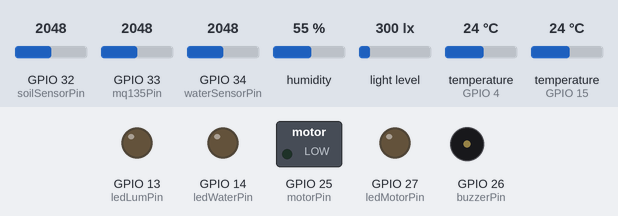
Simulated run of this sketch. Board: ESP32. Parts: switched loads named in the sketch (green lamp = pin HIGH), output pins drawn as LEDs (lit = HIGH), buzzer (waves = sounding, pin HIGH). The test bench sets the inputs (shaded band); at power-on: GPIO 32 (soilSensorPin) = 2048, GPIO 33 (mq135Pin) = 2048, GPIO 34 (waterSensorPin) = 2048, humidity 55 %, light level 300 lx, temperature (sensors on GPIO 4, GPIO 15) 24 °C. WiFi joins after 1.5 s; servers stay silent unless stated; no MQTT or app messages arrive unless stated; what the sketch prints to the serial monitor is not drawn.

Above: at 0.1 s.
At 30.8 s:
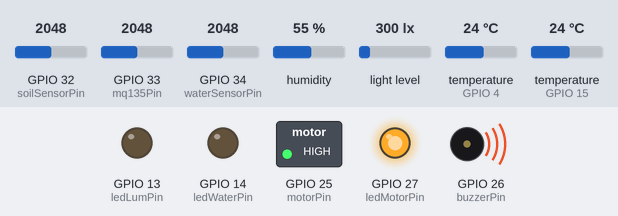
Timing chart, 0 to 32.3 s (numbered marks = the images above):
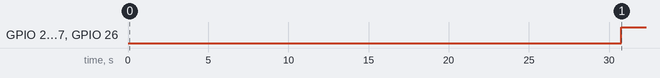

Measured:
- by itself, GPIO 25 (motorPin), GPIO 27 (ledMotorPin), GPIO 26 (buzzerPin): LOW → HIGH at 30.8 s

The sketch:

main.ino
```cpp
#include <Wire.h>
#include <BH1750.h>             // Capteur de luminosité
#include <DHT.h>                 // Capteur température/humidité
#include <DallasTemperature.h>   // Capteur DS18B20
#include <OneWire.h>
#include <ArduinoJson.h>         // JSON pour MQTT
#include <WiFi.h>                // Connexion WiFi
#include <PubSubClient.h>        // MQTT

// ------------------- WIFI -------------------
const char* ssid     = "moham";
const char* password = "moham1234567";

// ------------------- MQTT -------------------
const char* mqtt_server = "broker.hivemq.com";
const int mqtt_port = 1883;
const char* mqtt_topic = "sensor";
const char* mqtt_client_id = "esp32_client";

// ------------------- PINS -------------------
#define DHTPIN        15        // Pin DHT11
#define DHTTYPE       DHT22
#define DS18B20_PIN    4        // Pin pour DS18B20
#define waterSensorPin 34       // Capteur niveau d'eau
#define soilSensorPin  32       // Capteur humidité sol
#define mq135Pin       33       // Capteur gaz
#define motorPin       25       // Relais moteur
#define buzzerPin      26       // Buzzer
#define ledWaterPin    14       // LED niveau d'eau bas
#define ledMotorPin    27       // LED moteur ON
#define ledLumPin      13       // LED faible luminosité

// ------------------- OBJETS -------------------
BH1750 lightSensor;               // Capteur luminosité
DHT dht(DHTPIN, DHTTYPE);         // Capteur DHT11
OneWire oneWire(DS18B20_PIN);
DallasTemperature dsSensor(&oneWire); // DS18B20
WiFiClient espClient;
PubSubClient client(espClient);

// ------------------- VARIABLES -------------------
unsigned long lastMsg = 0;
const long interval = 30000;      // Intervalle en ms pour envoi des données
int dryValue = 3000;              // Humidité sol: valeur sol sec
int wetValue = 1500;              // Humidité sol: valeur sol humide
#define GAS_THRESHOLD 30         // Seuil gaz pour activer moteur + buzzer

// ------------------- FONCTIONS WIFI/MQTT -------------------
void setup_wifi() {
  WiFi.begin(ssid, password);
  while (WiFi.status() != WL_CONNECTED) delay(300);
  Serial.println("WiFi connecté");
}

void reconnect() {
  while (!client.connected()) {
    if (client.connect(mqtt_client_id)) {
      Serial.println("MQTT connecté");
    } else delay(1000);
  }
}

// ------------------- FONCTIONS CAPTEURS -------------------
float lux() {
  float value = lightSensor.readLightLevel();
  return isnan(value) ? -1 : value;
}

int waterLevel() {
  int raw = analogRead(waterSensorPin);
  return constrain(map(raw, 0, 4095, 0, 100), 0, 100);
}

int soilMoisture() {
  int raw = analogRead(soilSensorPin);
  return constrain(map(raw, dryValue, wetValue, 0, 100), 0, 100);
}

int readMQ135() {
  int raw = analogRead(mq135Pin);
  return constrain(map(raw, 0, 4095, 0, 100), 0, 100);
}

void readDHT(float &h, float &t) {
  h = dht.readHumidity();
  t = dht.readTemperature();
  if (isnan(h) || isnan(t)) {
    Serial.println("Erreur lecture DHT22");
    h = t = -1;
  }
}

float readDS18B20() {
  dsSensor.requestTemperatures();
  float temp = dsSensor.getTempCByIndex(0);
  if (temp == DEVICE_DISCONNECTED_C) {
    Serial.println("Erreur DS18B20");
    return -1;
  }
  return temp;
}

// ------------------- ENVOI DONNEES -------------------
void sendData() {
  float h, t;
  readDHT(h, t);
  float dsTemp = readDS18B20();

  int water = waterLevel();
  int soil  = soilMoisture();
  int gas   = readMQ135();
  float l   = lux();

  // ------------------- ACTIONNEURS -------------------
  // Relais moteur et buzzer si gaz élevé
  if (gas > GAS_THRESHOLD) {
    digitalWrite(motorPin, HIGH);
    digitalWrite(buzzerPin, HIGH);
    digitalWrite(ledMotorPin, HIGH);
    Serial.println("⚠️ Gaz élevé → moteur + buzzer ON");
  } else {
    digitalWrite(motorPin, LOW);
    digitalWrite(buzzerPin, LOW);
    digitalWrite(ledMotorPin, LOW);
  }

  // LED niveau d'eau bas
  if (water < 20) digitalWrite(ledWaterPin, HIGH);
  else digitalWrite(ledWaterPin, LOW);

  // LED faible luminosité
  if (l >= 0 && l < 20) digitalWrite(ledLumPin, HIGH);
  else digitalWrite(ledLumPin, LOW);

  // ------------------- MQTT -------------------
  StaticJsonDocument<256> doc;
  doc["lum"]   = (l < 0) ? "N/A" : String(l,1);
  doc["rhum"]  = (h < 0) ? "N/A" : String(h,1);
  doc["rtmp"]  = (t < 0) ? "N/A" : String(t,1);
  doc["dsTemp"]= (dsTemp < 0) ? "N/A" : String(dsTemp,1);
  doc["water"] = water;
  doc["soil"]  = soil;
  doc["gas"]   = gas;

  String jsonString;
  serializeJson(doc, jsonString);
  Serial.println("Données envoyées: " + jsonString);

  client.publish(mqtt_topic, jsonString.c_str());
}

// ------------------- SETUP -------------------
void setup() {
  Serial.begin(115200);
  Wire.begin(21, 22);
  lightSensor.begin();
  dht.begin();
  dsSensor.begin();

  pinMode(waterSensorPin, INPUT);
  pinMode(soilSensorPin, INPUT);
  pinMode(mq135Pin, INPUT);

  pinMode(motorPin, OUTPUT);
  digitalWrite(motorPin, LOW);

  pinMode(buzzerPin, OUTPUT);
  digitalWrite(buzzerPin, LOW);

  pinMode(ledWaterPin, OUTPUT);
  digitalWrite(ledWaterPin, LOW);

  pinMode(ledMotorPin, OUTPUT);
  digitalWrite(ledMotorPin, LOW);

  pinMode(ledLumPin, OUTPUT);
  digitalWrite(ledLumPin, LOW);

  setup_wifi();
  client.setServer(mqtt_server, mqtt_port);

  Serial.println("Setup terminé");
}

// ------------------- LOOP -------------------
void loop() {
  if (!client.connected()) reconnect();
  client.loop();

  if (millis() - lastMsg > interval) {
    lastMsg = millis();
    sendData();
  }
}
```
